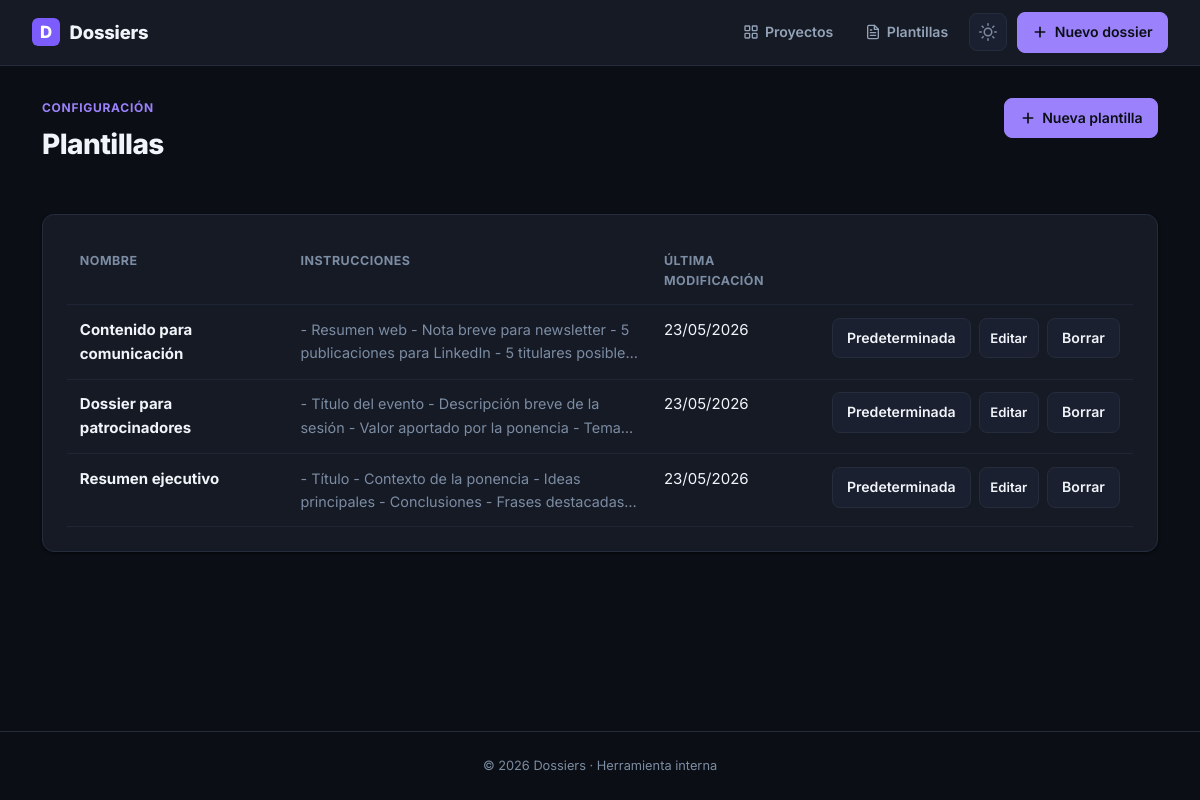
Page /templates on the committed database.
### app/models.py (models this page shows)
class TimestampMixin:
    created_at = db.Column(db.DateTime(timezone=True), default=utcnow, nullable=False)
    updated_at = db.Column(
        db.DateTime(timezone=True), default=utcnow, onupdate=utcnow, nullable=False
    )

class Template(TimestampMixin, db.Model):
    __tablename__ = "templates"
    id = db.Column(db.Integer, primary_key=True)
    name = db.Column(db.String(255), nullable=False)
    prompt_instructions = db.Column(db.Text, nullable=False)
    is_default = db.Column(db.Boolean, default=False, nullable=False)
    projects = db.relationship("Project", back_populates="template")

### app/routes.py (the view)
@bp.get("/templates")
def templates_list():
    templates = Template.query.order_by(Template.is_default.desc(), Template.name).all()
    return render_template("templates/index.html", templates=templates)

### app/templates/templates/index.html (shortened to what this page needs)
{% extends "base.html" %}
{% block content %}
  <section class="page-header">
    <div>
      <p class="eyebrow">Configuración</p>
      <h1>Plantillas</h1>
    </div>
    <a class="button button-primary" href="{{ url_for('main.new_template') }}">
      <svg width="16" height="16" viewBox="0 0 24 24" fill="none" stroke="currentColor" stroke-width="2.5" stroke-linecap="round"><path d="M12 5v14M5 12h14"/></svg>
      Nueva plantilla
    </a>
  </section>
  {% if templates %}
    <section class="panel">
      <div class="table-wrap">
        <table>
          <thead>
            <tr>
              <th>Nombre</th>
              <th>Instrucciones</th>
              <th>Última modificación</th>
              <th></th>
            </tr>
          </thead>
          <tbody>
            {% for template in templates %}
              <tr {% if template.is_default %}style="background-color: var(--surface-hover, #f3f4f6); border-left: 4px solid var(--primary, #3b82f6);"{% endif %}>
                <td>
                  <strong>{{ template.name }}</strong>
                </td>
                <td><span class="muted" style="display: -webkit-box; -webkit-line-clamp: 2; -webkit-box-orient: vertical; overflow: hidden; max-width: 400px;" title="{{ template.prompt_instructions }}">{{ template.prompt_instructions }}</span></td>
                <td>{{ template.updated_at.strftime("%d/%m/%Y") }}</td>
                <td>
                  <div style="display:flex; gap:0.5rem; justify-content:flex-end;">
                    {% if not template.is_default %}
                    <form action="{{ url_for('main.set_default_template', template_id=template.id) }}" method="post" style="margin:0;">
                      <button class="button button-sm" type="submit">
                        Predeterminada
                      </button>
                    </form>
                    {% endif %}
                    <a class="button button-sm" href="{{ url_for('main.edit_template', template_id=template.id) }}">
                      Editar
                    </a>
                    <form action="{{ url_for('main.delete_template', template_id=template.id) }}" method="post" style="margin:0;" onsubmit="return confirm('¿Seguro que quieres borrar esta plantilla?');">
                      <button class="button button-danger button-sm" type="submit">
                        Borrar
                      </button>
                    </form>
                  </div>
                </td>
              </tr>
            {% endfor %}
          </tbody>
        </table>
      </div>
    </section>
  {% endif %}
{% endblock %}

### app/templates/base.html (shortened to what this page needs)
<!doctype html>
<html lang="es" data-theme="dark">
  <head>
    <link rel="stylesheet" href="{{ url_for('static', filename='style.css') }}" />
  </head>
  <body>
    <header class="topbar">
      <a class="brand" href="{{ url_for('main.dashboard') }}">
        <svg class="brand-icon" width="28" height="28" viewBox="0 0 100 100" fill="none" xmlns="http://www.w3.org/2000/svg">
          <text x="50" y="72" font-size="60" font-family="Inter, sans-serif" font-weight="800" fill="white" text-anchor="middle">D</text>
        </svg>
        Dossiers
      </a>
      <nav>
        <a href="{{ url_for('main.dashboard') }}">
          Proyectos
        </a>
        <a href="{{ url_for('main.templates_list') }}">
          Plantillas
        </a>
        <button class="theme-toggle" type="button" id="theme-toggle" aria-label="Cambiar tema" title="Cambiar tema">
        </button>
        <a class="button button-primary" href="{{ url_for('main.new_project') }}">
          <svg width="16" height="16" viewBox="0 0 24 24" fill="none" stroke="currentColor" stroke-width="2.5" stroke-linecap="round"><path d="M12 5v14M5 12h14"/></svg>
          Nuevo dossier
        </a>
      </nav>
    </header>
    <main class="page">
      {% block content %}{% endblock %}
    </main>
    <footer class="site-footer">
      <p>&copy; 2026 Dossiers · Herramienta interna</p>
    </footer>
  </body>
</html>

### rows in the picture
Template: name "Contenido para comunicación", prompt_instructions "- Resumen web - Nota breve para newsletter - 5 publicaciones para LinkedIn - 5 titulares…", updated_at "23/05/2026"
Template: name "Dossier para patrocinadores", prompt_instructions "- Título del evento - Descripción breve de la sesión - Valor aportado por la ponencia -…", updated_at "23/05/2026"
Template: name "Resumen ejecutivo", prompt_instructions "- Título - Contexto de la ponencia - Ideas principales - Conclusiones - Frases destacadas…", updated_at "23/05/2026"
